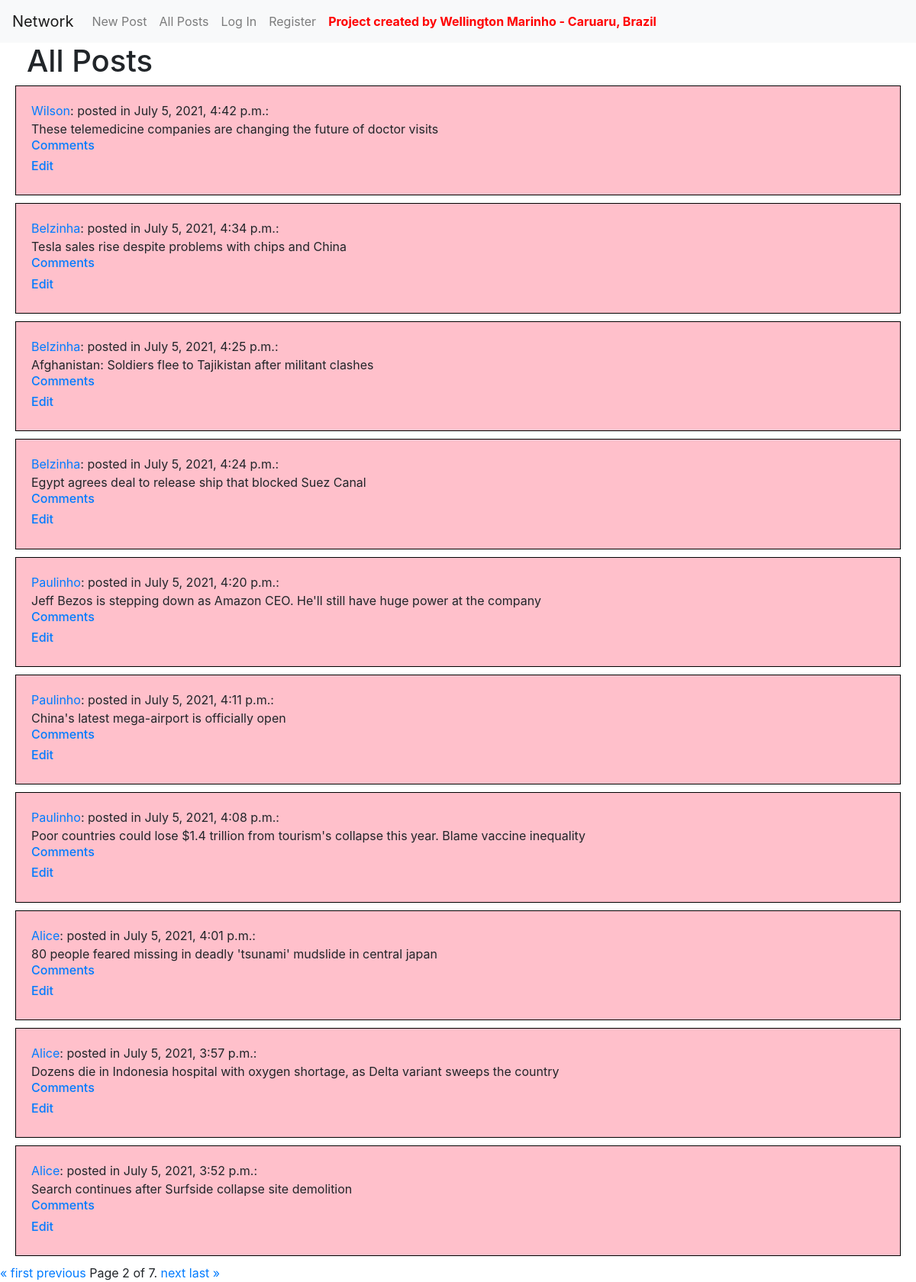
The page /all_posts?page=2 on the database its author committed.
### network/models.py (models this page shows, shortened)
class Post(models.Model):
    content = models.CharField(max_length=264)
    time_of_creation = models.DateTimeField(default=timezone.now)
    creator = models.ForeignKey(User, on_delete=models.CASCADE, related_name="posts")
    now = datetime.now()

class User(AbstractUser):
    pass

### network/views.py (the view)
# urls.py: path("all_posts", views.all_posts, name="all_posts"),
def all_posts(request):
    post_list = Post.objects.all()
    post_list = post_list.order_by("-time_of_creation").all()
    paginator = Paginator(post_list, 10) # Show 10 contacts per page.
    page_number = request.GET.get('page', 1)
    page_obj = paginator.get_page(page_number)
    return render(request, 'network/all_posts.html', {'page_obj': page_obj})

### network/templates/network/all_posts.html (shortened to what this page needs)
{% extends "network/layout.html" %}
{% block body %}
        <h1 style="margin-left: 35px;">All Posts</h1>
        {% for post in page_obj %}
            <div class="well">
              <a href="{% url 'profile' post.creator.id %}">{{ post.creator }}</a>: posted in {{ post.time_of_creation }}: <br> {{ post.content }} <br>
              <h6><a href="{% url 'comment' post.id %}">Comments</a></h6>
              <h6><a href="{% url 'edit' post.id %}">Edit</a></h6>
            </div>
        {% endfor %}
        <div class="pagination">
            <span class="step-links">
                {% if page_obj.has_previous %}
                    <a href="?page=1">&laquo; first</a>
                    <a href="?page={{ page_obj.previous_page_number }}">previous</a>
                {% endif %}
                <span class="current">
                    Page {{ page_obj.number }} of {{ page_obj.paginator.num_pages }}.
                </span>
                {% if page_obj.has_next %}
                    <a href="?page={{ page_obj.next_page_number }}">next</a>
                    <a href="?page={{ page_obj.paginator.num_pages }}">last &raquo;</a>
                {% endif %}
            </span>
        </div>
{% endblock %}

### network/templates/network/layout.html (style rules this page uses)
.well { background-color: pink; border: 1px solid black; padding: 20px; margin-bottom: 10px; margin-left: 20px; margin-right: 20px; }

### rows shown on the page
Post: creator "Wilson", time_of_creation "July 5, 2021, 4:42 p.m.", content "These telemedicine companies are changing the future of doctor visits"
Post: creator "Belzinha", time_of_creation "July 5, 2021, 4:34 p.m.", content "Tesla sales rise despite problems with chips and China"
Post: creator "Belzinha", time_of_creation "July 5, 2021, 4:25 p.m.", content "Afghanistan: Soldiers flee to Tajikistan after militant clashes"
Post: creator "Belzinha", time_of_creation "July 5, 2021, 4:24 p.m.", content "Egypt agrees deal to release ship that blocked Suez Canal"
Post: creator "Paulinho", time_of_creation "July 5, 2021, 4:20 p.m.", content "Jeff Bezos is stepping down as Amazon CEO. He'll still have huge power at the company"
Post: creator "Paulinho", time_of_creation "July 5, 2021, 4:11 p.m.", content "China's latest mega-airport is officially open"
Post: creator "Paulinho", time_of_creation "July 5, 2021, 4:08 p.m.", content "Poor countries could lose $1.4 trillion from tourism's collapse this year. Blame vaccine inequality"
Post: creator "Alice", time_of_creation "July 5, 2021, 4:01 p.m.", content "80 people feared missing in deadly 'tsunami' mudslide in central japan"
Post: creator "Alice", time_of_creation "July 5, 2021, 3:57 p.m.", content "Dozens die in Indonesia hospital with oxygen shortage, as Delta variant sweeps the country"
Post: creator "Alice", time_of_creation "July 5, 2021, 3:52 p.m.", content "Search continues after Surfside collapse site demolition"

### other values the page prints
{{ page_obj.number }} "2"
{{ page_obj.paginator.num_pages }} "7"
